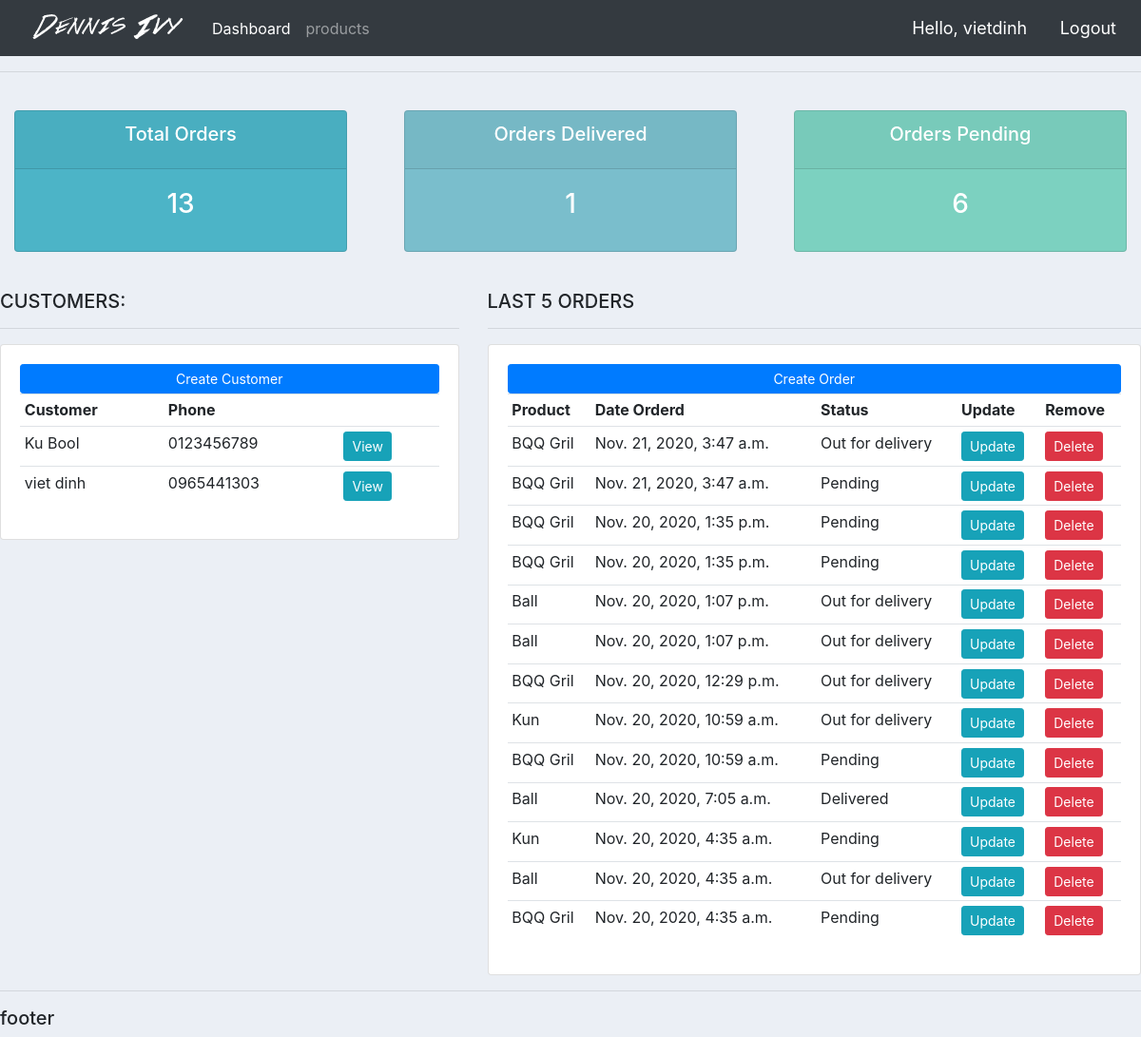
Before: / (signed in) with the older database file.
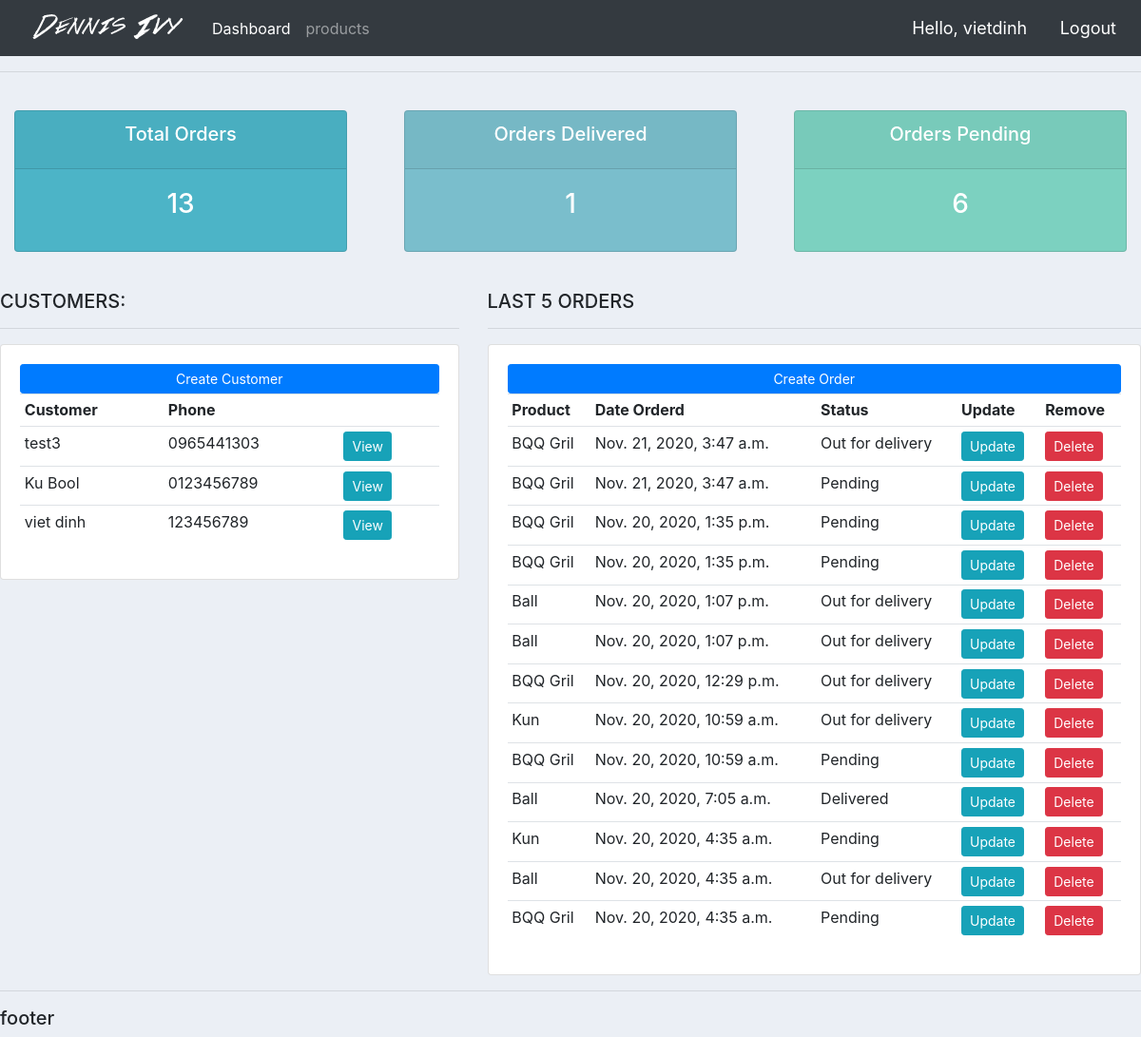
After: the same page with the newer database file.
### accounts/models.py (models this page shows, shortened)
class Customer(models.Model):
    user = models.OneToOneField(User, blank=True, null=True, on_delete=models.CASCADE)
    name = models.CharField(max_length=200, null=True)
    phone = models.CharField(max_length=200, null=True)
    email = models.EmailField(max_length=200, null=True)
    profile_pic = models.ImageField(default='profile1.png',null=True, blank=True)
    date_created = models.DateTimeField(auto_now_add=True, null=True)

class Order(models.Model):
    STATUS = (
        ('Pending', 'Pending'),
        ('Out for delivery', 'Out for delivery'),
        ('Delivered', 'Delivered'),
    )
    custumer = models.ForeignKey(Customer, null=True , on_delete= models.SET_NULL)
    product = models.ForeignKey(Product, null=True , on_delete= models.SET_NULL)
    date_created = models.DateTimeField(auto_now_add=True, null=True)
    status = models.CharField(max_length=200, null=True, choices= STATUS)

class Product(models.Model):
    CATEGORY = (
        ('Indoor', 'Indoor'),
        ('Out door', 'Out door'),
    )
    name = models.CharField(max_length=200, null=True)
    price = models.FloatField(null=True)
    category = models.CharField(max_length=200, null=True, choices = CATEGORY)
    description = models.CharField(max_length=200, null=True, blank=True)
    date_created = models.DateTimeField(auto_now_add=True, null=True)
    tags = models.ManyToManyField(Tag)
    def __str__(self):
        return self.name

### accounts/decorators.py (the view)
    def wapper_func(request, *args, **kwargs):
        group = None
        if request.user.groups.exists():
            group = request.user.groups.all()[0].name
        if group == 'customer':
            return redirect('user-page')
        if group == 'admin':
            return view_func(request, *args, **kwargs)

### accounts/views.py (called while the page is built)
@login_required(login_url='login')
@andmin_only
def home(request):
    customers = Customer.objects.all().order_by('-date_created')
    orders = Order.objects.all().order_by('-date_created')
    total_orders = orders.count()
    delivered = orders.filter(status='Delivered').count()
    pending = orders.filter(status='Pending').count()
    context = {'customers': customers, 'orders': orders, 'total_orders': total_orders,
        'delivered':delivered , 'pending':pending
    }
    return render(request, 'accounts/dashboard.html', context)

### accounts/templates/accounts/dashboard.html
{% extends 'accounts/main.html' %}
{% block content%}
{% include 'accounts/status.html'%}
<br>
<div class="row">
	<div class="col-md-5">
		<h5>CUSTOMERS:</h5>
		<hr>
		<div class="card card-body">
			<a class="btn btn-primary  btn-sm btn-block" href="">Create Customer</a>
			<table class="table table-sm">
				<tr>
					<th>Customer</th>
					<th>Phone</th>
					<th></th>
				</tr>
				{% for customers in customers %}
				<tr>
					<td>{{ customers.name }}</td>
					<td>{{ customers.phone }}</td>
					<th><a class="btn btn-sm btn-info" href="{% url 'customer' customers.id %}">View</a></th>
				</tr>
				{% endfor %}
			</table>
		</div>
	</div>
	<div class="col-md-7">
		<h5>LAST 5 ORDERS</h5>
		<hr>
		<div class="card card-body">
			<a class="btn btn-primary  btn-sm btn-block" href="">Create Order</a>
			<table class="table table-sm">
				<tr>
					<th>Product</th>
					<th>Date Orderd</th>
					<th>Status</th>
					<th>Update</th>
					<th>Remove</th>
				</tr>
				{% for orders in orders %}
				<tr>
					<td>{{ orders.product}} </td>
					<td>{{ orders.date_created}} </td>
					<td>{{ orders.status}} </td>
					<td><a class="btn btn-sm btn-info" href="{% url 'update_order' orders.id %}">Update</a></td>
					<td><a class="btn btn-sm btn-danger" href="{% url 'delete_order' orders.id %}">Delete</a></td>
				</tr>
				{% endfor %}
			</table>
		</div>
	</div>
</div>
{% endblock content %}

Changed rows visible on the page:
added Customer: name "test3", phone "0965441303"
changed Customer "viet dinh": phone "0965441303" → "123456789"
